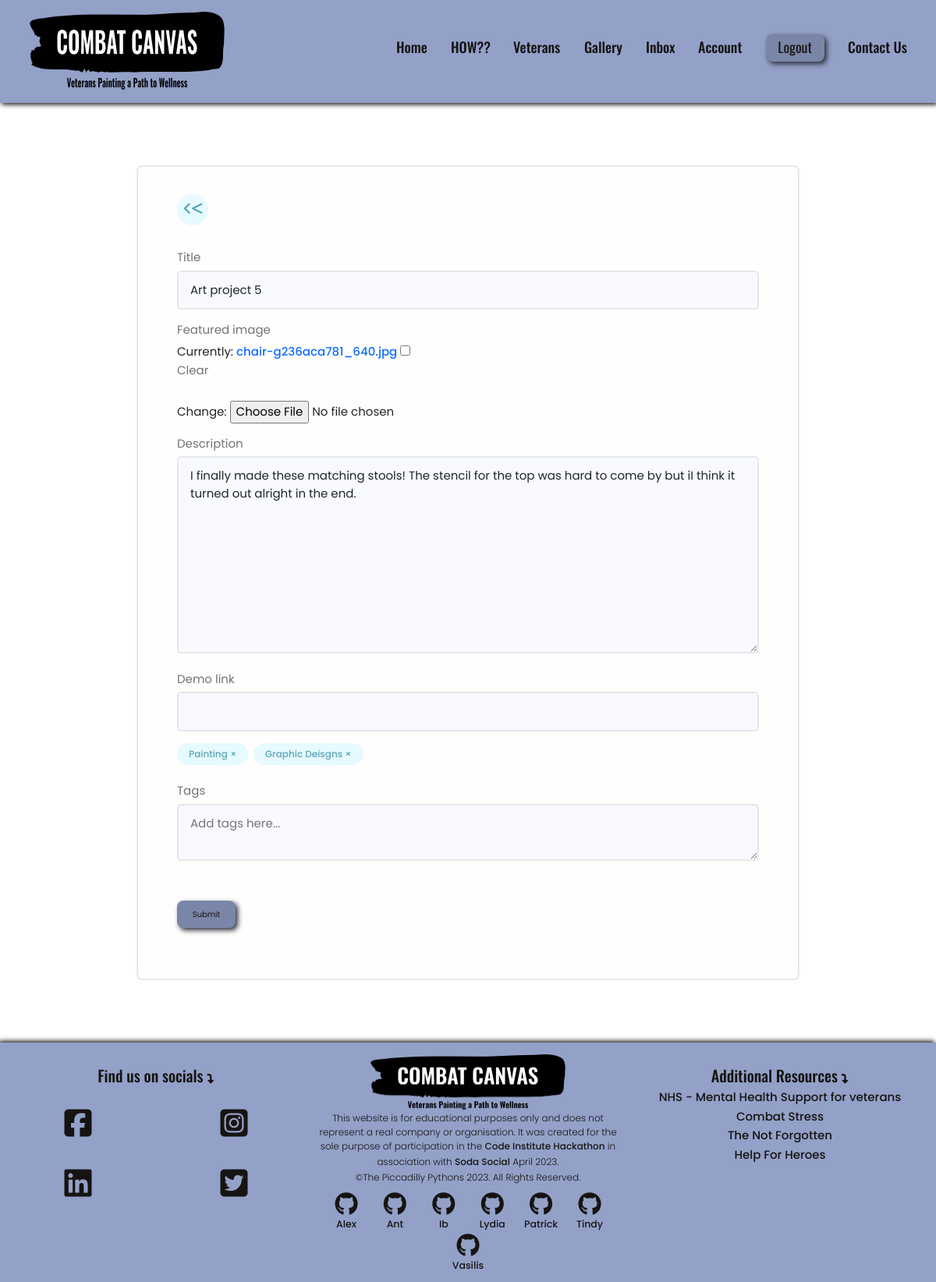
The page /projects/update-project/8631c0f4-85c5-4c97-8883-0c6cc74c0c3f/ (signed in) on the database its author committed.
### projects/models.py (models this page shows, shortened)
class Project(models.Model):
    owner = models.ForeignKey(
        Profile, null=True, blank=True, on_delete=models.CASCADE)
    title = models.CharField(max_length=200)
    description = models.TextField(null=True, blank=True)
    featured_image = models.ImageField(
        null=True, blank=True, default="default.jpg")
    demo_link = models.CharField(max_length=2000, null=True, blank=True)
    tags = models.ManyToManyField('Tag', blank=True)
    vote_total = models.IntegerField(default=0, null=True, blank=True)
    vote_ratio = models.IntegerField(default=0, null=True, blank=True)
    created = models.DateTimeField(auto_now_add=True)
    id = models.UUIDField(default=uuid.uuid4, unique=True,
                          primary_key=True, editable=False)
    class Meta:
        ordering = ['-vote_ratio', '-vote_total', 'title']

class Tag(models.Model):
    name = models.CharField(max_length=200)
    created = models.DateTimeField(auto_now_add=True)
    id = models.UUIDField(default=uuid.uuid4, unique=True,
                          primary_key=True, editable=False)

### projects/views.py (the view, shortened to what this page needs)
# urls.py: path('update-project/<str:pk>/', views.updateProject, name="update-project"),
@login_required(login_url="login")
def updateProject(request, pk):
    profile = request.user.profile
    project = profile.project_set.get(id=pk)
    form = ProjectForm(instance=project)
    context = {'form': form, 'project': project}
    return render(request, "projects/project_form.html", context)

### projects/forms.py
class ProjectForm(ModelForm):
    class Meta:
        model = Project
        fields = ['title', 'featured_image', 'description',
                  'demo_link']
        widgets = {
            'tags': forms.CheckboxSelectMultiple(),
        }
    def __init__(self, *args, **kwargs):
        super(ProjectForm, self).__init__(*args, **kwargs)
        for name, field in self.fields.items():
            field.widget.attrs.update({'class': 'input'})

### projects/templates/projects/project_form.html (shortened to what this page needs)
{% extends 'base.html' %}
{% block content %}
<main class="formPage my-xl">
    <div class="content-box">
        <div class="formWrapper">
            <a class="backButton" href="{% url 'account' %}"><i class="fas fa-angle-left"><</i></a>
            <br>
            <form class="form" method="POST" enctype="multipart/form-data">
                {% for field in form %}
                <div class="form__field">
                    <label for="formInput#text">{{field.label}}</label>
                    {{field}}
                </div>
                {% endfor %}
                <div class="form__field">
                    {% for tag in project.tags.all %}
                    <div class="project-tag tag tag--pill tag--main" data-tag="{{tag.id}}"
                        data-project="{{project.id}}">{{tag.name}} &#215;</div>
                    {% endfor %}
                </div>
                <div class="form__field">
                    <label for="formInput#text">Tags</label>
                    <textarea class="input" name="newtags" placeholder="Add tags here..."></textarea>
                </div>
                <input class="btn btn--sub btn--lg  my-md" type="submit" value="Submit" />
            </form>
        </div>
    </div>
</main>
{% endblock %}

### static/styles/app.css (style rules this page uses)
:root { --color-sub: #2d2d39; }
a { text-decoration: none; }
.btn--sub { background-color: #7986a7; border-radius: 8px; min-height: 35px; min-width: 75px; box-shadow: 3px 3px 6px #2d2d39; border: none; color: #161412; transition: transform 0.25s ease-in-out, box-shadow 0.25s ease-in-out; }
.content-box { width: 95%; max-width: 85rem; margin: 0 auto; }
.form__field { width: 100%; font-size: 1.5em }
.backButton { background: var(--color-main-light); color: var(--color-main); width: 4rem; height: 4rem; display: flex; align-items: center; justify-content: center; border-radius: 50%; }
.backButton i { font-size: 1.8rem; }
.formPage .formWrapper { list-style: none; background: var(--color-white); padding: 3.5rem 5rem; border: 2px solid var(--color-light); border-radius: 0.7rem; }

### static/uikit/styles/modules/_variables.css (style rules this page uses)
:root { --color-main: #5aa5b9; --color-main-light: #e6faff; --color-sub: #3f4156; --color-sub-light: #51546e; --color-sub-lighter: #ededfd; --color-text: #737373; --color-gray: #8b8b8b; --color-light: #e5e7eb; --color-light-gray: #767676; --color-bg: #f8fafd; --color-white: #fffefd; --color-white-light: #f3f3f3; --color-success: #359e64; --color-success-bg: #def8e8; --color-error: #fc4b0b; --color-error-bg: #fff2ee; --font-base: 'Poppins', arial, helvetica, 'Segoe UI', roboto, ubuntu, sans-serif; --font-monospace: 'Fira Code', 'Courier New', courier, monospace; --font-regular: 300; --font-medium: 500; --font-bold: 700; --generic-shadow: 1px 1px 5px #00000010; --generic-transition: all 0.3s ease-in-out; }

### static/uikit/styles/modules/_base.css (style rules this page uses)
* { margin: 0; padding: 0; box-sizing: border-box; text-rendering: optimizeLegibility; color: inherit; font-size: inherit; }
html { font-size: 50%; }
@media only screen and (min-width: 480px) { html { font-size: 56.25%; } }
@media only screen and (min-width: 1200px) { html { font-size: 62.5%; } }
body { line-height: 1.6; font-weight: 400; font-size: 1.5rem; color: var(--color-text); background-color: var(--color-bg); min-height: 100vh; }

### static/uikit/styles/modules/_typography.css (style rules this page uses)
* { font-family: var(--font-base); }
a { padding-bottom: 2px; text-decoration: none; display: inline-block; color: var(--color-main); font-weight: var(--font-medium); }

### static/uikit/styles/modules/_utilities.css (style rules this page uses)
.my-md { margin: 3rem auto; }
.my-xl { margin: 8rem auto; }

### static/uikit/styles/modules/_button.css (style rules this page uses)
.btn { display: inline-block; position: relative; cursor: pointer; background-color: var(--color-light); font-weight: var(--font-medium); color: var(--color-sub); text-decoration: none; padding: 1rem 2rem; border-radius: 0.5rem; border: none; width: -webkit-fit-content; width: -moz-fit-content; width: fit-content; height: -webkit-fit-content; height: -moz-fit-content; height: fit-content; font-size: 1.6rem; outline-width: 0; outline-color: transparent; -webkit-backface-visibility: hidden; backface-visibility: hidden; transition: all 0.3s ease-in-out; }
.btn--sub { background-color: var(--color-sub); color: var(--color-white); }
.btn--lg { font-size: 1.8rem; padding: 1.2rem 4.5rem; }

### static/uikit/styles/modules/_form.css (style rules this page uses)
.form { display: block; }
.form__field { margin-top: 1.5rem; margin-bottom: 1.5rem; }
.form__label, .form__field > label { display: block; margin-bottom: 0.5rem; color: var(--color-text); }
input.input[type='text'], input.input[type='email'], input.input[type='password'], input.input[type='number'], textarea.input { min-width: 24rem; width: 100%; padding: 1.2rem 1.5rem; border-radius: 0.5rem; border: 2px solid var(--color-light); transition: all 0.3s ease-in-out; background-color: var(--color-bg); }

### static/uikit/styles/modules/_tag.css (style rules this page uses)
.tag { display: inline-flex; align-items: center; background-color: var(--color-sub); height: -webkit-fit-content; height: -moz-fit-content; height: fit-content; width: -webkit-fit-content; width: -moz-fit-content; width: fit-content; border-radius: 0.5rem; padding: 0.5rem 1.5rem; font-size: 1.2rem; cursor: pointer; }
.tag:not(:last-child) { margin-right: 0.25rem; margin-bottom: 0.75rem; }
.tag--pill { border-radius: 5rem; }
.tag--main, .tag--main > small { background: var(--color-main-light); color: var(--color-main); font-weight: 500; }

### rows shown on the page
Project: form "Art project 5" "I finally made these matching stools! The stencil for the top was hard to come by but iI think it turned out alright in the end."
Tag: name "Painting"
Tag: name "Graphic Deisgns"

### other values the page prints
{{ field.label }} "Title" "Featured image" "Description" "Demo link"
